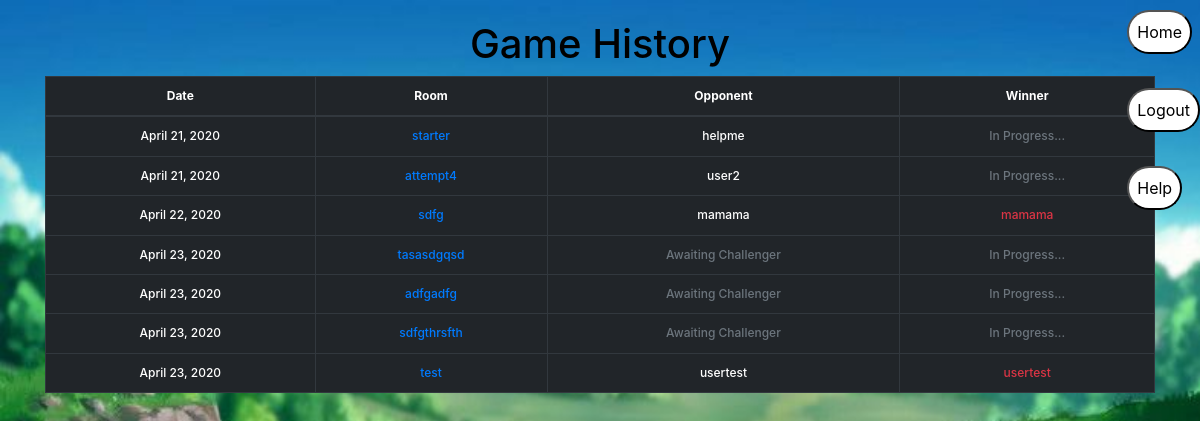
Before: /accounts/history (signed in) with the older database file.
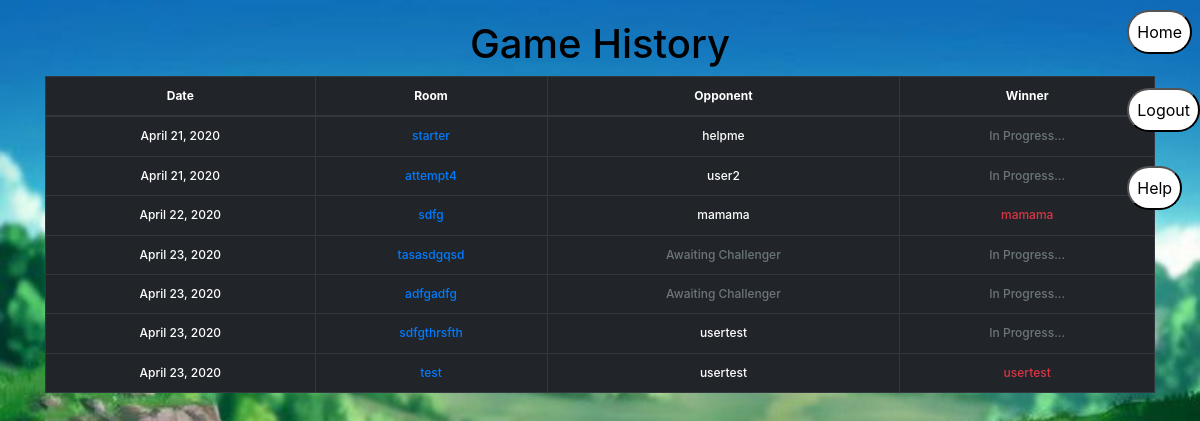
After: the same page with the newer database file.
### chat/models.py (models this page shows)
class Game(models.Model):
    gameRoom = models.ForeignKey(Rooms, on_delete=models.CASCADE)
    player1User = models.TextField()  # creator username
    player2User = models.TextField(blank=True, null=True)  # join username
    player1Char = models.TextField(blank=True, null=True)  # character name
    player1HP = models.IntegerField(blank=True, null=True)  # hitpoints
    player1Attack = models.IntegerField(blank=True, null=True)
    player1Dodge = models.IntegerField(blank=True, null=True)
    player2Char = models.TextField(blank=True, null=True)  # character name
    player2HP = models.IntegerField(blank=True, null=True)  # hitpoints
    player2Attack = models.IntegerField(blank=True, null=True)
    player2Dodge = models.IntegerField(blank=True, null=True)
    player1Action = models.TextField(blank=True, null=True)  # next action
    player2Action = models.TextField(blank=True, null=True)  # next action
    gameOver = models.BooleanField(default=False)
    date = models.DateField(auto_now_add=True)
    winner = models.TextField(blank=True, null=True)

class Rooms(models.Model):
    roomname = models.CharField(primary_key=True, max_length=30)

### account/views_inside.py (the view)
# urls.py: path('history', account.views_inside.history, name='game-history'),
@login_required
def history(request):
    name = str(request.user.get_username())
    gameList = chatModels.Game.objects.all()
    context = {'battles': gameList,
               'user': name}  # EDIT -- needs to used database
    return render(request, "account/game-history.html", context)

### account/templates/account/game-history.html
{% extends "base.html" %}
{% block content %}
{% include "account/sidenav.html" %}
        <h1 class="text-center">Game History<h1>
        <table class="table table-dark">
            <thead>
                <tr>
                    <th>Date</th>
                    <th>Room</th>
                    <th>Opponent</th>
                    <th>Winner</th>
                </tr>
            </thead>
            <tbody>
                {% for b in battles %}
                {% if b.player1User == user or b.player2User == user %}
                <tr>
                    <td>{{b.date}}</td>
                    <td><a href="chat/{{b.gameRoom.roomname}}/">{{b.gameRoom.roomname}}</a></td>
                    <td>
                        {% if b.player1User == user %}
                            {% if b.player2User %}
                                {{b.player2User}}
                            {% else %}
                                <div class="text-muted">Awaiting Challenger</div>
                            {% endif %}
                        {% else %}
                            {{b.player1User}}
                        {% endif %}
                    </td>
                    <td>
                        {% if b.winner %}
                            {% if b.winner == user %}
                                <div class="text-success">{{b.winner}}</div>
                            {% else %}
                                <div class="text-danger">{{b.winner}}</div>
                            {% endif %}
                        {% else %}
                            <div class="text-muted">In Progress...</div>
                        {% endif %}
                    </td>
                </tr>
                {% endif %}
                {% endfor %}
            </tbody>
        </table>
{% endblock %}

Changed rows visible on the page:
changed Game "sdfgthrsfth": player2User (not shown) → "usertest"; no longer shows "Awaiting Challenger"
